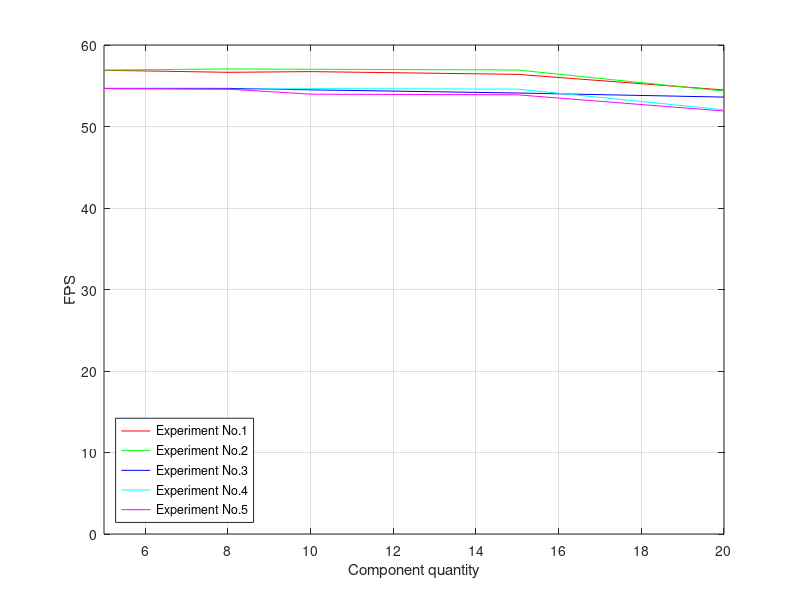

Write the MATLAB code that produced this figure.
x=[5	8	10	15	20];
y1 = [56.9	56.65	56.7351	56.40075	54.48175];
y2 = [56.92143	57.06182	57.02143	56.93684	54.34651];
y3 = [54.67719	54.67674	54.5	54.11	53.60917];
y4 = [54.63402	54.55391	54.64495	54.58704	52.05031];
y5 = [54.65372	54.58689	53.96667	53.89084	51.89573];

plot(x, y1, 'r-', x, y2, 'g-', x, y3, 'b-', x, y4, 'c-', x, y5, 'm-');
xlabel('Component quantity');
ylabel('FPS');
grid on;
l = legend('Experiment No.1', 'Experiment No.2', 'Experiment No.3', 'Experiment No.4', 'Experiment No.5', 'Location', 'southwest');
axis([5, 20, 0, 60]);